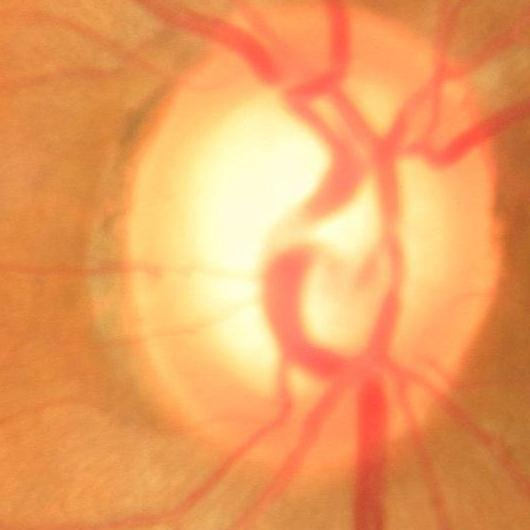
#> input picture roiImage.jpg, 530 x 530 px; the run also reads 1 picture not shown here
$ python 'Enhanced K strange point.py'
#> lines starting #> are read from the running program, lines starting #| are printed output that depends on the picture
# Enhanched k strange point


from PIL import Image
import numpy as np
import array as arr
from time import time

start_time = time()
img = Image.open("roiImage.jpg")
#> img is the input picture: PIL image 530x530 RGB; mean R, G, B 236.8, 158.6, 95.2

img1 = Image.open("blankImg.jpg")
img2 = Image.open("blankImg.jpg")
img3 = Image.open("blankImg.jpg")


width, height = img.size
#> width = 530; height = 530

# green channel extraction
eye = img.load()
for i in range(width):
    for j in range(height):
        r, g, b = eye[i, j]
        eye[i, j] = (r-r, g-0, b-b)
img.save('greeneye.jpg')
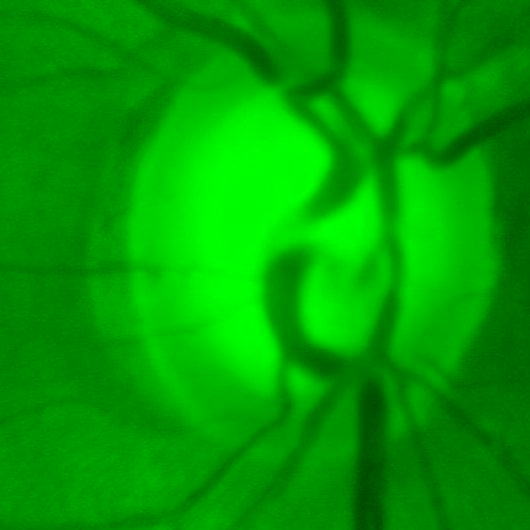
#> saved as greeneye.jpg: PIL image 530x530 RGB; mean R, G, B 0, 158.6, 0

# getting kmin and kmax
data = np.array(img)
kmin = data[..., 1].min()
#> kmin = 72
kmax = data[..., 1].max()
#> kmax = 255


# getiing Kstr
tempArr = arr.array('d', [])
#print(kmin, kmax, constDist)


for i in range(width):
    for j in range(height):
        r, g, b = eye[i, j]  # (0,78,0)

        tempArr.append(g)

dempoints = np.sort(tempArr)

ks = np.median(dempoints)
#> ks = 147

if np.linalg.norm(kmin-ks) == np.linalg.norm(kmax-ks):
    kstr = ks
    # print(cstr)
elif np.linalg.norm(kmin-ks) < np.linalg.norm(kmax-ks):
    kstr = (ks+(abs(kmax-ks)/2))  # 2 clusers 1
#> kstr = 201
    # print(cstr)
elif np.linalg.norm(kmin-ks) > np.linalg.norm(kmax-ks):
    kstr = (kmin+(abs(ks-kmin)/2))  # 2 clusers 1
    # print(cstr)
print(kmin, kmax, kstr)
#| 72 255 201.0

for i in range(width):
    for j in range(height):
        x = eye[i, j]  # (0,78,0)
        coords = i, j

        kminx = np.linalg.norm(x[1]-kmin)  # dist from kmin
        kmaxx = np.linalg.norm(x[1]-kmax)  # dist from kmax
        kstrx = np.linalg.norm(x[1]-kstr)  # dist from kstr

        if np.isnan(kminx) or np.isnan(kmaxx) or np.isnan(kstrx):
            continue
        elif(kstrx < kminx and kstrx < kmaxx):
            img3.putpixel(coords, x)
        elif (kminx < kstrx) and (kminx < kmaxx):
            continue
        elif (kmaxx < kminx) and (kmaxx < kstrx):
            img2.putpixel(coords, x)
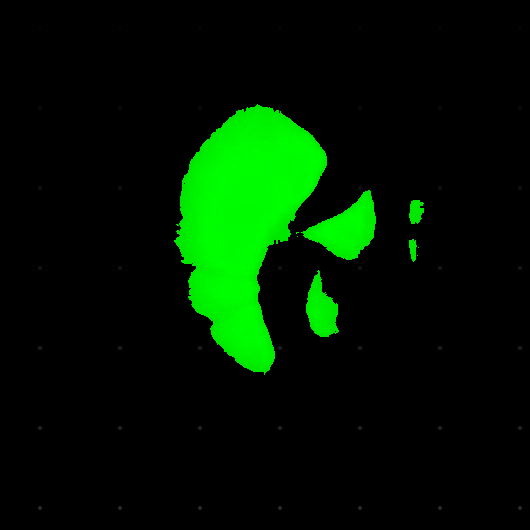
#> img2: PIL image 530x530 RGB; mean R, G, B 0.1, 24.1, 0.1
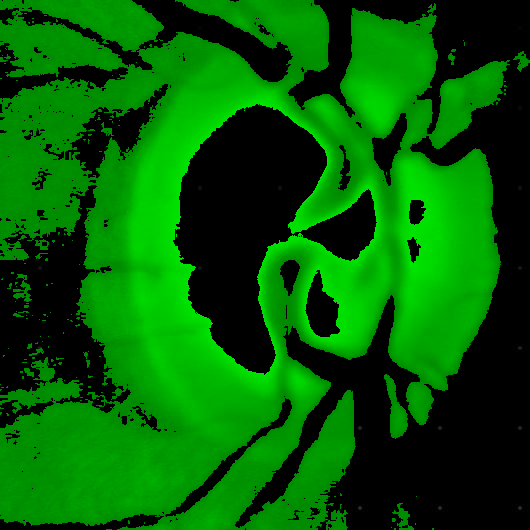
#> img3: PIL image 530x530 RGB; mean R, G, B 0, 95.5, 0


img3.save("Enhanced_K_strange_disk.jpg")
img2.save("Enhanced_K_strange_cup.jpg")

proc_time = time()-start_time
print(proc_time)

# 10.950969696044922
